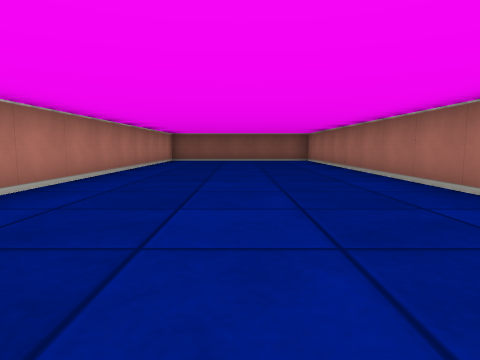
view 1 (above)

15 first-person views from a walk through a cub3D ray-caster map. The camera is about half as high as the walls, tilts 6° down and sees 75° across. The floor is counted in squares. Each view is taken from the middle of a square. On the plan, view 1 faces up. The plan holds only what a view shows up to about 9 squares ahead; the rest is blank. The place goes on beyond the plan.

view 2
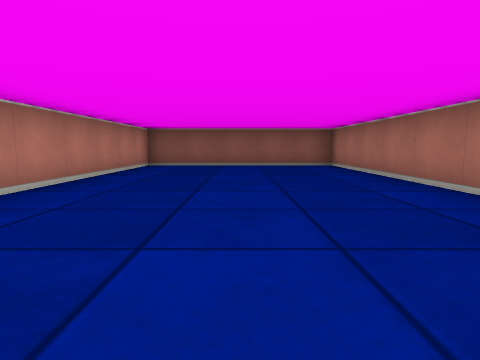

view 3
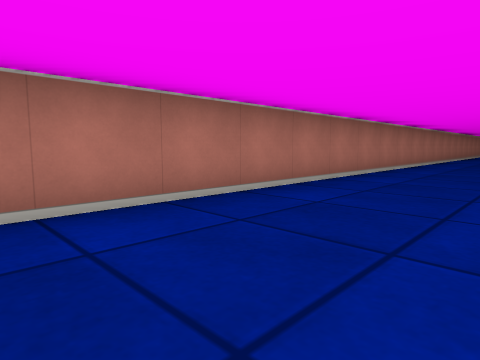

view 4
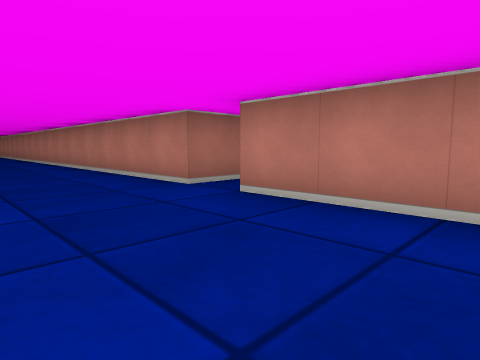

view 5
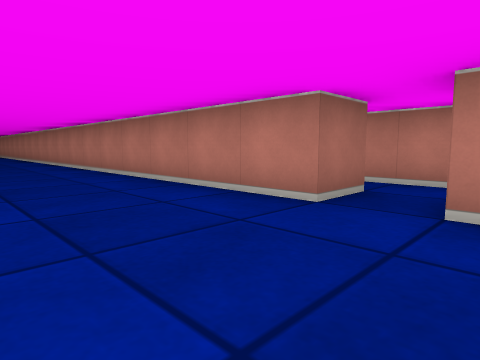

view 6
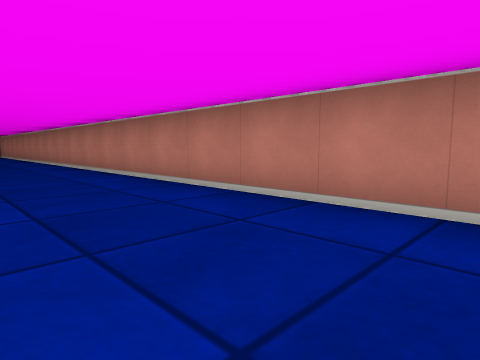

view 7
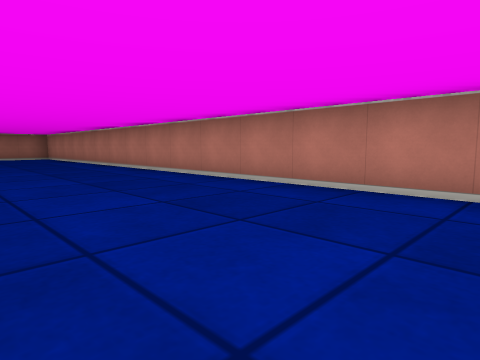

view 8
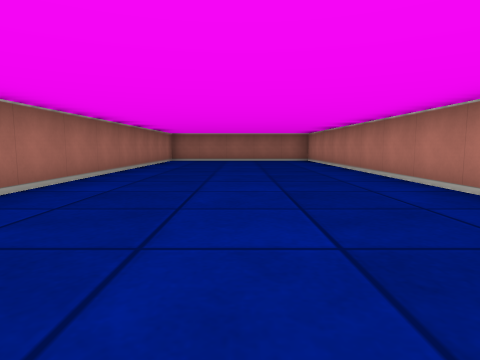

view 9
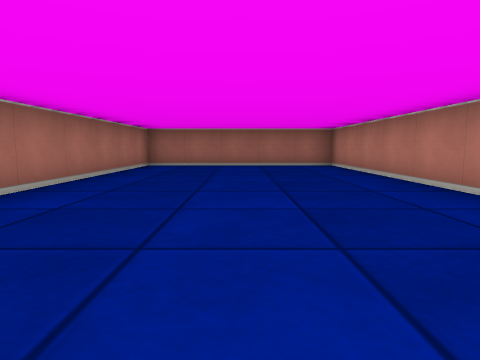

view 10
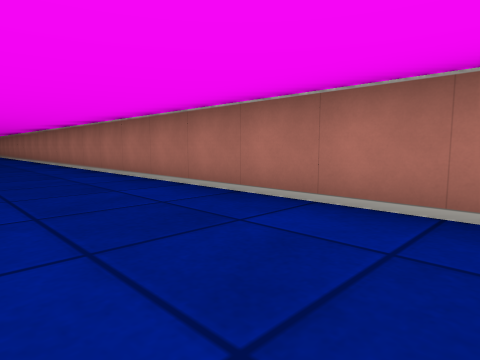

view 11
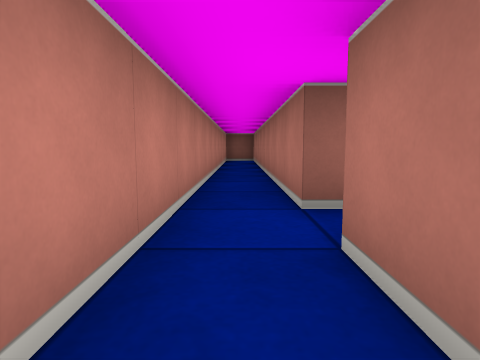

view 12
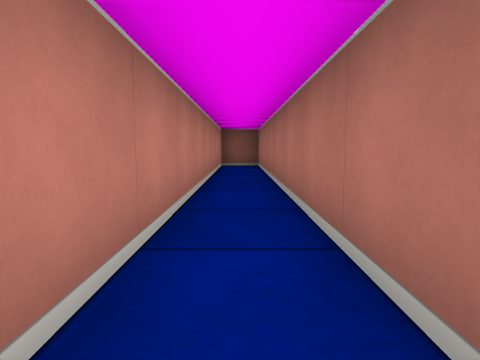

view 13
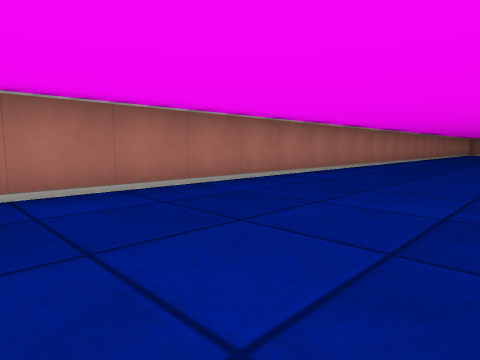

view 14
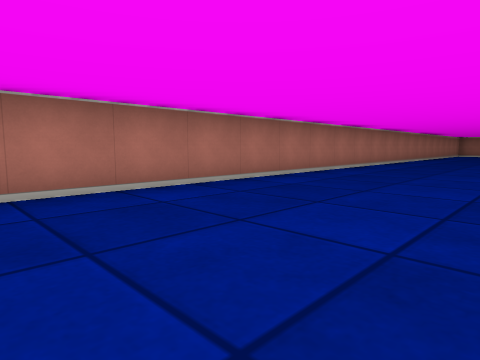

view 15
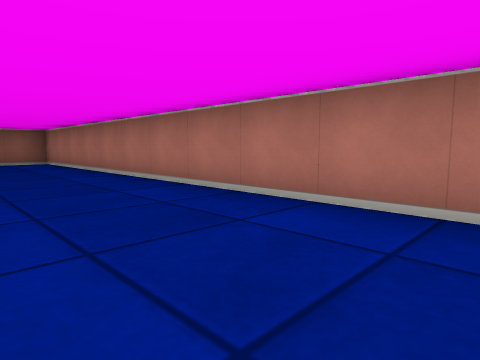

### Floor plan
Points are (right, up) in squares from view 1. A wall is a line through its corners. A room is listed if a view was taken in it or the views show most of it. See-through windows are left out.
Room 1 (views 1, 2, 3, 4, 5, 6, 7, 8, 9, 10, 13, 14, 15)
walls: (-2.5, 1.5) (-2.5, -21.5) (2.5, -21.5) (2.5, 11.5) (-2.5, 11.5) (-2.5, 2.5)
ways out: opening at (-3, 2) to room 2
Room 2 (views 11, 12)
walls: (-3.5, 0.5) (-3.5, 1.5) (-2.5, 1.5); (-3.5, 2.5) (-3.5, 11.5) (-4.5, 11.5) (-4.5, 0.5)
ways out: opening at (-3, 2) to room 1

Positions as (right, up) in squares from view 1, and headings:
1: (0, 0), facing up
2: (0, 3), facing up
3: (0, 5), facing down-right
4: (0, 5), facing down-left
5: (0, 3), facing down-left
6: (0, -3), facing down-left
7: (1, -7), facing down-left
8: (0, -10), facing down
9: (0, -13), facing down
10: (0, -15), facing up-right
11: (-4, 0), facing up
12: (-4, 3), facing up
13: (-1, 1), facing down-right
14: (-1, -2), facing down-right
15: (0, 1), facing up-right
